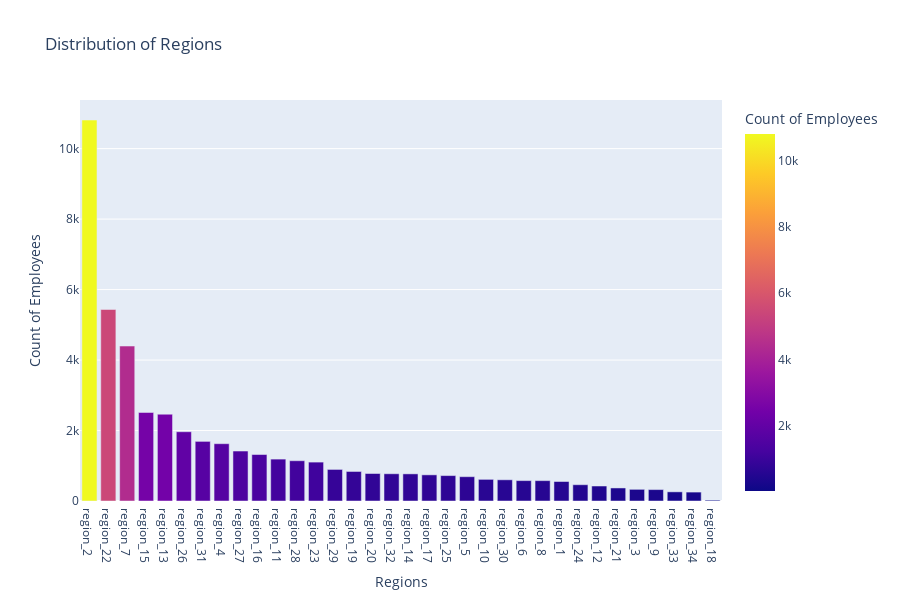

Source (notebook cell):
### Code cell
dbn_regions=av_datac['region'].value_counts().rename_axis('Regions').reset_index(name='Count of Employees')
fig = px.bar(dbn_regions, x='Regions', y='Count of Employees',title='Distribution of Regions',color="Count of Employees")
fig.show()

### Figure 1 — Plotly figure (JSON) as saved in the notebook; plotly's stock layout.template omitted (floating-point values rounded to 4 significant figures)
{"data": [{"alignmentgroup": "True", "hoverlabel": {"namelength": 0}, "hovertemplate": "Regions=%{x}<br>Count of Employees=%{marker.color}", "legendgroup": "", "marker": {"color": [10811, 5435, 4397, 2512, 2463, 1966, 1692, 1626, 1418, 1319, 1189, 1143, 1104, 896, 838, 780, 773, 770, 742, 721, 690, 614, 602, 579, 578, 553, 462, 425, 370, 331, 324, 260, 253, 24], "coloraxis": "coloraxis"}, "name": "", "offsetgroup": "", "orientation": "v", "showlegend": false, "textposition": "auto", "type": "bar", "x": ["region_2", "region_22", "region_7", "region_15", "region_13", "region_26", "region_31", "region_4", "region_27", "region_16", "region_11", "region_28", "region_23", "region_29", "region_19", "region_20", "region_32", "region_14", "region_17", "region_25", "region_5", "region_10", "region_30", "region_6", "region_8", "region_1", "region_24", "region_12", "region_21", "region_3", "region_9", "region_33", "region_34", "region_18"], "xaxis": "x", "y": [10811, 5435, 4397, 2512, 2463, 1966, 1692, 1626, 1418, 1319, 1189, 1143, 1104, 896, 838, 780, 773, 770, 742, 721, 690, 614, 602, 579, 578, 553, 462, 425, 370, 331, 324, 260, 253, 24], "yaxis": "y"}], "layout": {"barmode": "relative", "coloraxis": {"colorbar": {"title": {"text": "Count of Employees"}}, "colorscale": [[0, "#0d0887"], [0.1111, "#46039f"], [0.2222, "#7201a8"], [0.3333, "#9c179e"], [0.4444, "#bd3786"], [0.5556, "#d8576b"], [0.6667, "#ed7953"], [0.7778, "#fb9f3a"], [0.8889, "#fdca26"], [1, "#f0f921"]]}, "height": 600, "legend": {"tracegroupgap": 0}, "title": {"text": "Distribution of Regions"}, "xaxis": {"anchor": "y", "domain": [0, 1], "title": {"text": "Regions"}}, "yaxis": {"anchor": "x", "domain": [0, 1], "title": {"text": "Count of Employees"}}}}
